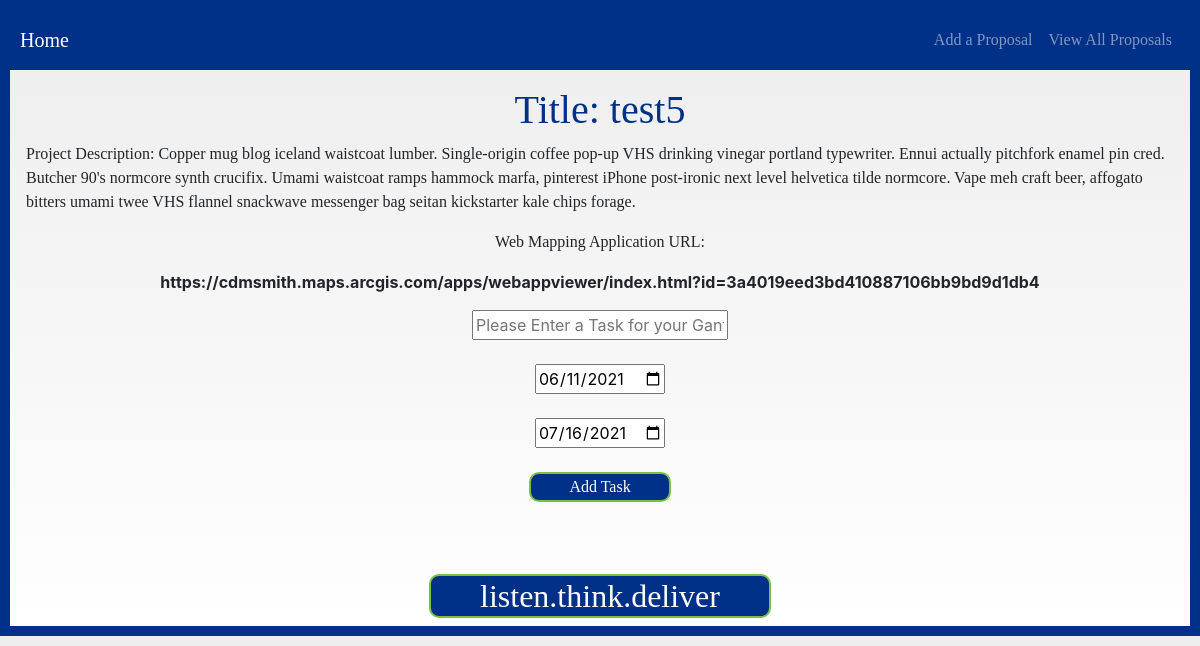
Page /details/11 on the committed database.
### Capstone_app/models.py (models this page shows, shortened)
class Proposal(models.Model):
    title = models.CharField(max_length=200)
    project_description = models.TextField(max_length=1000)
    map_id = models.URLField(max_length=200)
    project_date_start = models.DateField()
    project_date_end = models.DateField()
    gantt_title = models.CharField(max_length=100, null=True, blank=True)
    gantt_date_start = models.DateField(default=datetime.datetime.now)
    gantt_date_end = models.DateField(default=datetime.datetime.now)
    user = models.ForeignKey(
        User, on_delete=models.CASCADE, null=True, blank=True)

### Capstone_app/views.py (the view)
# urls.py: path('details/<int:id>', views.see_details, name = 'see_details'),
def see_details(request, id):
    details = Proposal.objects.get(id=id)
    context = {
        "details": details,
        "tasks": tasks
    }
    return render(request, 'pages/details.html', context)

### templates/pages/details.html (shortened to what this page needs)
{% extends 'base.html' %} {% block content %} {% csrf_token %}
<div id="main" class="proposal_info">
  <h1>Title: {{details.title}}</h1>
  <p class="project_description_details">
    Project Description: {{details.project_description}}
  </p>
  <p>Web Mapping Application URL:</p>
  <b>{{details.map_id}}</b>
</div>
<form action="{% url 'add_task' details.id %}" method="POST">
  <div class="task_input">
    <input
      class="openbtn"
      onclick="openNav()"
      id="myBtn"
      type="text"
      name="gantt_title"
      placeholder="Please Enter a Task for your Gantt Chart"
    />
    <br />
    <input
      class="closebtn"
      onclick="closeNav()"
      type="date"
      id="start_date"
      name="gantt_date_start"
      value="2021-06-11"
      min="2021-01-01"
      max="2030-12-31"
    />
    <br />
    <input
      class="closebtn"
      onclick="closeNav()"
      type="date"
      id="end_date"
      name="gantt_date_end"
      value="2021-07-16"
      min="2021-01-01"
      max="2030-12-31"
    />
    <br />
    <a><button type="submit" class="submit-button_details">Add Task</button></a>
  </div>
  <br />
  <div id="task_details" class="task_details">
  </div>
</form>
{% endblock %}

### static/css/site.css (style rules this page uses)
html { border: 10px solid rgb(0, 48, 135); position: inherit; }
body { background-color: white; font-family: "Myriad Pro"; display: flex; flex-direction: column; justify-content: center; align-items: center; background: rgba(237, 237, 237, 1); background: -moz-linear-gradient( top, rgba(237, 237, 237, 1) 0%, rgba(246, 246, 246, 1) 53%, rgba(255, 255, 255, 1) 100% ); background: -webkit-gradient( left top, left bottom, color-stop(0%, rgba(237, 237, 237, 1)), color-stop(53%, rgba(246, 246, 246, 1)), color-stop(100%, rgba(255, 255, 255, 1)) ); background: -webkit-linear-gradient( top, rgba(237, 237, 237, 1) 0%, rgba(246, 246, 246, 1) 53%, rgba(255, 255, 255, 1) 100% ); background: -o-linear-gradient( top, rgba(237, 237, 237, 1) 0%, rgba(246, 246, 246, 1) 53%, rgba(255, 255, 255, 1) 100% ); background: -ms-linear-gradient( top, rgba(237, 237, 237, 1) 0%, rgba(246, 246, 246, 1) 53%, rgba(255, 255, 255, 1) 100% ); background: linear-gradient( to bottom, rgba(237, 237, 237, 1) 0%, rgba(246, 246, 246, 1) 53%, rgba(255, 255, 255, 1) 100% ); filter: progid:DXImageTransform.Microsoft.gradient( startColorstr='#ededed', endColorstr='#ffffff', GradientType=0 ); }
p { font-family: "Myriad Pro"; display: flex; flex-direction: column; justify-content: center; align-items: center; }
h1 { color: rgb(0, 48, 135); font-family: "Myriad Pro"; display: flex; flex-direction: column; justify-content: center; align-items: center; }
a { color: rgb(0, 48, 135); font-family: "Myriad Pro"; display: flex; flex-direction: column; justify-content: center; align-items: center; }
#main { transition: margin-left 0.5s; padding: 16px; }
#task_details { transition: margin-left 0.5s; padding: 16px; }
input { display: flex; flex-direction: column; justify-content: center; align-items: center; }
.proposal_info { transition: margin-left 0.5s; padding: 16px; display: flex; flex-direction: column; justify-content: center; align-items: center; }
.task_details { display: flex; flex-direction: column; justify-content: center; align-items: center; }
.task_input { display: flex; flex-direction: column; justify-content: center; align-items: center; }
.submit-button_details { font-family: "Myriad Pro"; color: #ffffff; background-color: #003087; width: 142px; border-radius: 10px 10px 10px 10px; -moz-border-radius: 10px 10px 10px 10px; -webkit-border-radius: 10px 10px 10px 10px; border: 2px solid #7ac143; }

### rows in the picture
Proposal: title "test5", project_description "Copper mug blog iceland waistcoat lumber. Single-origin coffee pop-up VHS drinking vinegar portland typewriter. Ennui actually pitchfork enamel pin cred. Butcher 90's normcore synth crucifix. Umami waistcoat ramps hammock marfa, pinterest iPhone post-ironic next level helvetica tilde normcore. Vape meh craft beer, affogato bitters umami twee VHS flannel snackwave messenger bag seitan kickstarter kale chips forage.", map_id "https://cdmsmith.maps.arcgis.com/apps/webappviewer/index.html?id=3a4019eed3bd410887106bb9bd9d1db4"
